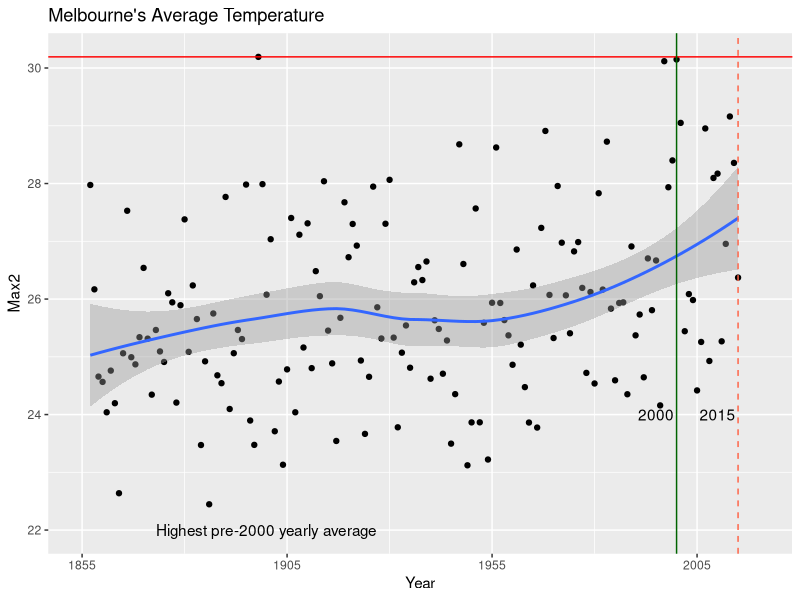

Recreate this plot in R.
data1<-read.csv("data/melbourne.csv", header = TRUE)
#data1<-read.csv("melbourne.csv", header = TRUE)
#aggregate(data$Max_Temp ~ data$Month, FUN = mean)
#aggregate(cbind(data$Month, data$Max_Temp) ~ data$Year, FUN = mean)


#mth = number, c(vector) or range x:y
mth <- 2
#mth <- c(12,1,2)
par(mfcol = c(1,1))

newdata2 <- data1[data1$Month %in% mth,]
aggdata2 <- aggregate(newdata2$Max ~ newdata2$Year, data = newdata2, mean, na.rm=TRUE)
newnames2 <- c("Year2", "Max2")
colnames(aggdata2) <- newnames2

# For months (159 = 2013)
aggdata2 <- aggdata2[2:160,]

# For Years
#aggdata2 <- aggdata2[2:159,]

#Max pre 2000 temperature
mt <- max(aggdata2$Max2[2:146])

library(ggplot2)
ggplot(aggdata2, aes(Year2,Max2)) + 
  geom_point() + 
  geom_smooth() + 
  geom_hline(yintercept = mt, color="red") +
  geom_vline(xintercept = 2015, color="tomato1", linetype = "dashed") +
  geom_vline(xintercept = 2000, color="darkgreen", linetype = "solid") +
  ggtitle("Melbourne's Average Temperature") + 
  annotate("text", label = "Highest pre-2000 yearly average", x = 1900, y = 22) + 
  annotate("text", label = "2015", x = 2010, y = 24) + 
  annotate("text", label = "2000", x = 1995, y = 24) + 
  scale_x_continuous("Year",limits=c(1855,2020), breaks=seq(1855,2020, 50)) 
  #scale_y_continuous("Average Temperature, ?C",limits=c(10,25), breaks=seq(10,25, 2))

